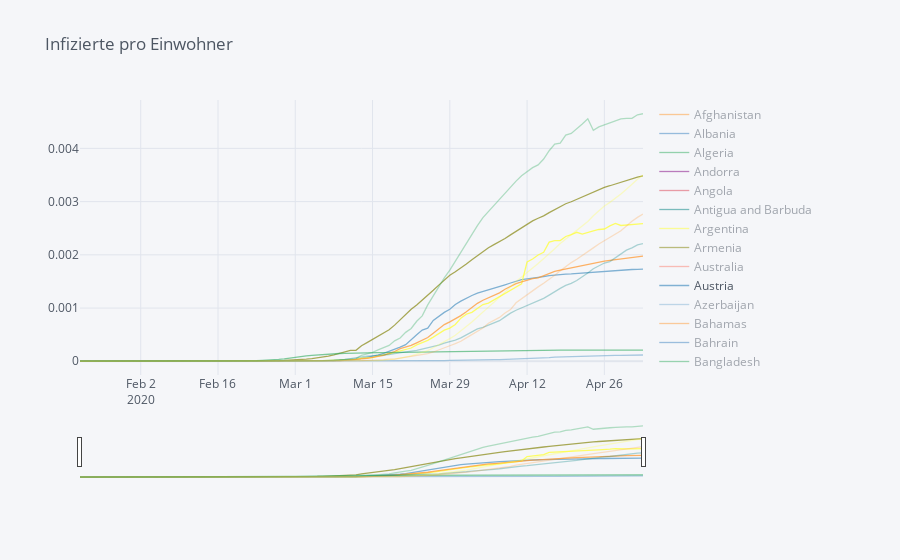

Notebook code cell kept with this figure:
### Code cell
#!/usr/bin/env python3
# -*- coding: utf-8 -*-
"""
Created on Fri Mar 20 23:58:44 2020

@author: thomas emmert
"""

import pandas as pd
from datetime import datetime
import cufflinks
cufflinks.go_offline(connected=True)
#cufflinks.init_notebook_mode(connected=True)

countryList = ["Japan","Germany","Italy","Austria","Spain","Republic of Korea","Sweden","France","United States of America","United Kingdom"]

#path_to_csv = '/home/thomas/git/COVID-19/csse_covid_19_data/csse_covid_19_time_series/time_series_covid19_confirmed_global.csv'
path_to_csv = 'https://raw.githubusercontent.com/CSSEGISandData/COVID-19/master/csse_covid_19_data/csse_covid_19_time_series/time_series_covid19_confirmed_global.csv'
# https://population.un.org/wpp/Download/Standard/Population/
#path_to_pop = '/home/thomas/git/WPP2019_POP_F01_1_TOTAL_POPULATION_BOTH_SEXES.xlsx'
path_to_pop = 'https://population.un.org/wpp/Download/Files/1_Indicators%20(Standard)/EXCEL_FILES/1_Population/WPP2019_POP_F01_1_TOTAL_POPULATION_BOTH_SEXES.xlsx'

dataset_raw = pd.read_csv(path_to_csv)
datapop_raw = pd.read_excel(io=path_to_pop, sheet_name='ESTIMATES',header=16)

datapop = datapop_raw.loc[datapop_raw['Type']=='Country/Area']
datapop.index = datapop['Region, subregion, country or area *'].tolist()
datapop = datapop.loc[:,['2020']]
country_list_pop = datapop.index.tolist()

dataset = dataset_raw
dataset.index = dataset['Country/Region'].tolist()
dataset = dataset.groupby(dataset.index).sum()
dataset = dataset.drop(["Lat","Long"], axis=1)

# Map the country names of dataset to the official UN names, where not matching
country_list_mapping ={'Bolivia':"Bolivia (Plurinational State of)",
 'Brunei':'Brunei Darussalam',
 'Burma':'Myanmar',
 'Congo (Brazzaville)':'Congo',
 'Congo (Kinshasa)':"Democratic Republic of the Congo",
 "Cote d'Ivoire":"Côte d'Ivoire",
 'Diamond Princess':'Diamond Princess', # Missing: ship
 'Iran':"Iran (Islamic Republic of)",
 'Korea, South':"Republic of Korea",
 'Kosovo':'Kosovo', # Missing: partially recognized country
 'Laos':"Lao People's Democratic Republic",
 'MS Zaandam':'MS Zaandam', # Missing: ship
 'Moldova':"Republic of Moldova",
 'Russia':'Russian Federation',
 'Syria':"Syrian Arab Republic",
 'Taiwan*':"China, Taiwan Province of China",
 'Tanzania':"United Republic of Tanzania",
 'US':"United States of America",
 'Venezuela':"Venezuela (Bolivarian Republic of)",
 'Vietnam':"Viet Nam",
 'West Bank and Gaza':"State of Palestine"}

dataset.rename(index=country_list_mapping,inplace=True)
country_list_data = dataset.index.tolist()


dataset_transp = dataset.transpose()
datestr = dataset_transp.index.tolist()
datetime_object=[]
for dstr in datestr:
    datetime_object.append(datetime.strptime(dstr, '%m/%d/%y'))

dataset_transp.index = datetime_object

datasetred = dataset_transp.loc[:,country_list_data]
datapop_red = datapop.reindex(country_list_data)

dataset_norm = datasetred/ datapop_red.squeeze() /1000

fig = dataset_norm.figure()
data = fig['data']
for dat in data:
    if not(dat.name in countryList):
        dat.visible='legendonly'
    
dataset_norm.iplot(data=data,title="Infizierte pro Einwohner", filename="my_barplot" ,rangeslider=True, asFigure=True)
